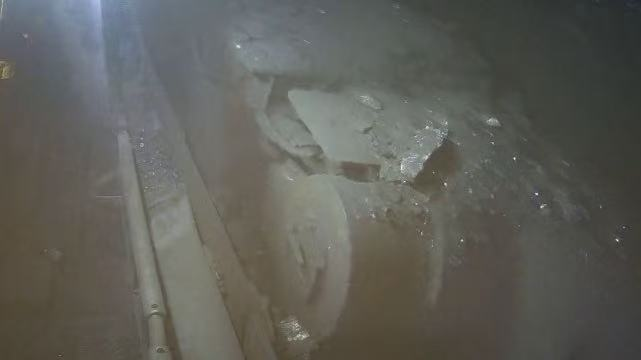
#> input picture figures/qualitative_module_ablation/67c0c50c50e7f2ebfb516aece2685685/input.jpg, 641 x 360 px, found by its file name
$ python rebuild_module_ablation_overview_labels.py
#> lines starting #> are read from the running program, lines starting #| are printed output that depends on the picture
from __future__ import annotations

from pathlib import Path

from PIL import Image, ImageDraw, ImageFont, ImageOps


ROOT = Path(__file__).resolve().parents[1]
FIG_DIR = ROOT / "figures" / "qualitative_module_ablation"

SCENE_IDS = [
    "71016ff12f9dd8c27bcd77a6f10a65d5",
    "67c0c50c50e7f2ebfb516aece2685685",
    "802bb080690ffaa6433be446cdb0fc4f",
    "b8cb82765f04a1696f41134bf27a144d",
]

COLUMNS = [
    ("Backbone", "input.jpg"),
    ("+VCA", "vca.jpg"),
    ("+GARC", "garc.jpg"),
    ("LUCIDMine", "lucid_neural.jpg"),
]


def font(size: int, bold: bool = False) -> ImageFont.ImageFont:
    candidates = [
        Path("C:/Windows/Fonts/timesbd.ttf" if bold else "C:/Windows/Fonts/times.ttf"),
        Path("C:/Windows/Fonts/arialbd.ttf" if bold else "C:/Windows/Fonts/arial.ttf"),
    ]
    for path in candidates:
        if path.exists():
            return ImageFont.truetype(str(path), size)
    return ImageFont.load_default()


def fit_tile(path: Path, size: tuple[int, int]) -> Image.Image:
    return ImageOps.fit(Image.open(path).convert("RGB"), size, method=Image.Resampling.LANCZOS)


def centered_text(draw: ImageDraw.ImageDraw, box: tuple[int, int, int, int], text: str, fnt: ImageFont.ImageFont) -> None:
    x1, y1, x2, y2 = box
    bbox = draw.textbbox((0, 0), text, font=fnt)
    tw = bbox[2] - bbox[0]
    th = bbox[3] - bbox[1]
    draw.text((x1 + (x2 - x1 - tw) / 2, y1 + (y2 - y1 - th) / 2), text, font=fnt, fill=(20, 20, 20))


def main() -> None:
    cell_w, cell_h = 205, 118
    header_h = 34
    gap = 3
    width = len(COLUMNS) * cell_w + (len(COLUMNS) - 1) * gap
    height = header_h + len(SCENE_IDS) * cell_h + (len(SCENE_IDS) - 1) * gap

    canvas = Image.new("RGB", (width, height), "white")
#> canvas: PIL image 829x515 RGB; every value is 255
    draw = ImageDraw.Draw(canvas)
    label_font = font(18, bold=True)

    for col, (label, _) in enumerate(COLUMNS):
        x = col * (cell_w + gap)
        centered_text(draw, (x, 0, x + cell_w, header_h), label, label_font)

    for row, scene_id in enumerate(SCENE_IDS):
        y = header_h + row * (cell_h + gap)
        for col, (_, filename) in enumerate(COLUMNS):
            x = col * (cell_w + gap)
            source = FIG_DIR / scene_id / filename
            if not source.exists():
                raise FileNotFoundError(source)
            canvas.paste(fit_tile(source, (cell_w, cell_h)), (x, y))
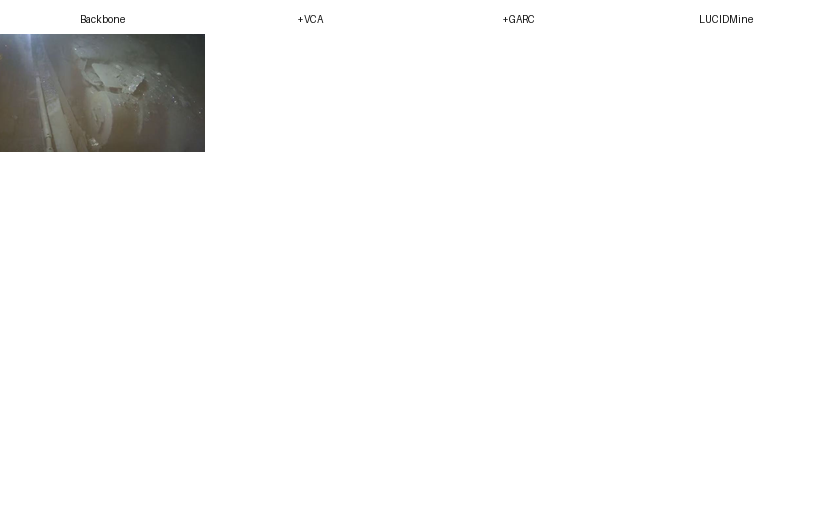
#> canvas: PIL image 829x515 RGB; mean R, G, B 245.8, 245.8, 245.4

    out = FIG_DIR / "user_four_module_ablation_overview_lucid_neural_fixed.png"
    canvas.save(out, dpi=(300, 300), quality=98)
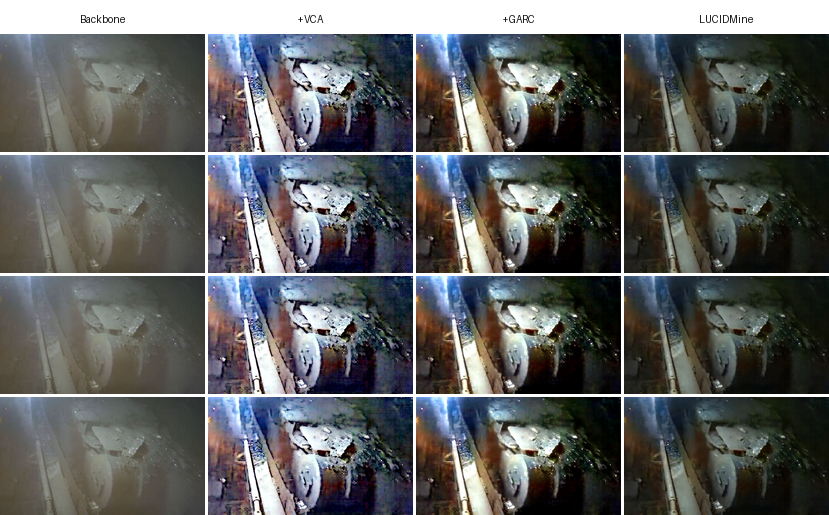
#> saved as user_four_module_ablation_overview_lucid_neural_fixed.png: PIL image 829x515 RGB; mean R, G, B 95.2, 96.6, 96.6
    print(out)
#| figures/qualitative_module_ablation/user_four_module_ablation_overview_lucid_neural_fixed.png


if __name__ == "__main__":
    main()
